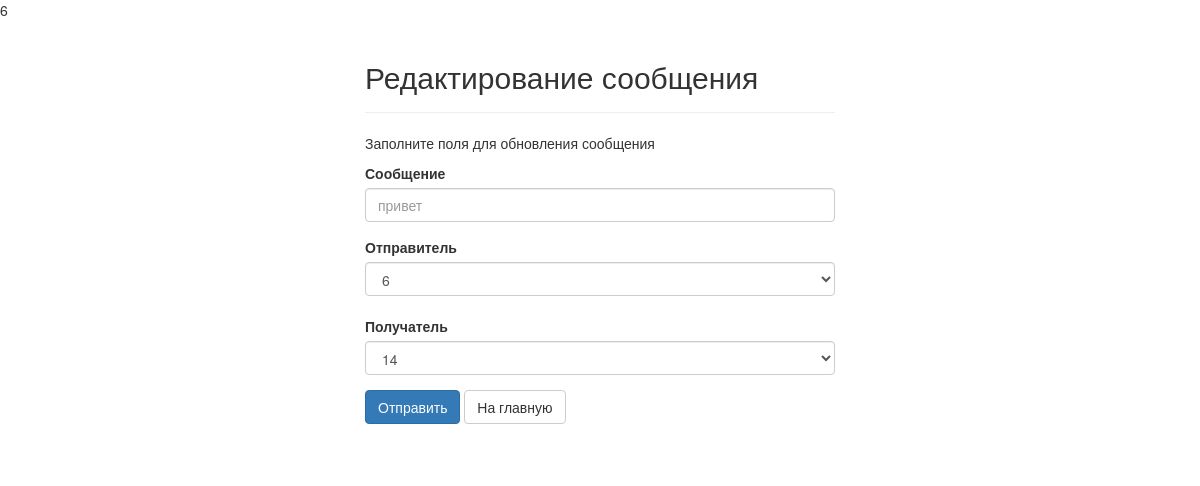
/update_message.php?id=3, run on the app's committed database.
### tables this page shows
CREATE TABLE `messages` (
  `id` int(11) NOT NULL,
  `user_id` int(11) NOT NULL,
  `to_user_id` int(11) NOT NULL,
  `message` text NOT NULL,
  `created` datetime NOT NULL DEFAULT CURRENT_TIMESTAMP
);

### update_message.php (the view, shortened to what this page needs)
<?php
require_once "config.php";
if(isset($_GET["id"]) && !empty($_GET["id"])){
    $id = $_GET["id"];
    $text_mess = mysqli_fetch_row(mysqli_query($link, "SELECT message FROM messages WHERE id = $id "));
    $from_user = mysqli_fetch_row(mysqli_query($link, "SELECT user_id FROM messages WHERE id = $id "));
    $to_user = mysqli_fetch_row(mysqli_query($link, "SELECT to_user_id FROM messages WHERE id = $id "));
}
$res = mysqli_query($link, "SELECT id FROM users ");
$users_id = Array();
$i = 0;
while($row = mysqli_fetch_array($res)){
    $users_id[$i] = $row['id'];
    $i++;
}
?>
<!DOCTYPE html>
<html lang="en">
<head>
    <link rel="stylesheet" href="https://maxcdn.bootstrapcdn.com/bootstrap/3.3.7/css/bootstrap.css">
</head>
<body>
    <div class="wrapper">
        <div class="container-fluid">
            <div class="row">
                <div class="col-md-12">
                    <div class="page-header">
                        <h2>Редактирование сообщения</h2>
                    </div>
                    <p>Заполните поля для обновления сообщения</p>
                    <form method="post" action="">
                        <div class="form-group ">
                            <label>Сообщение</label>
                            <input type="text" name="message" class="form-control"
                                placeholder="<?php echo $text_mess[0] ?>">
                        </div>
                        <div class="form-group ">
                            <label>Отправитель</label>
                            <select name="user_id" class="form-control">
                                <?php
                                foreach($users_id as $v){
                                    if ($from_user[0] == $v){
                                        echo '<option selected>' . $v . '</option>' ;
                                    }else{
                                        echo '<option>' . $v . '</option>' ;
                                    }
                                }
                            ?>
                            </select>
                            <br>
                            <label>Получатель</label>
                            <select name="to_user_id" class="form-control">
                                <?php
                                foreach($users_id as $v){
                                    if ($to_user[0] == $v){
                                        echo '<option selected>' . $v . '</option>' ;
                                    }else{
                                        echo '<option>' . $v . '</option>' ;
                                    }
                                }
                            ?>
                            </select>
                        </div>
                        <input type="submit" class="btn btn-primary" value="Отправить">
                        <a href="index.php" class="btn btn-default">На главную</a>
                    </form>
                    <br>
                </div>
            </div>
        </div>
    </div>
</body>
</html>

### update_message.php (style rules this page uses)
.wrapper { width: 500px; margin: 0 auto; }

### data on the page
messages: message "привет", user_id "6", to_user_id "14"
